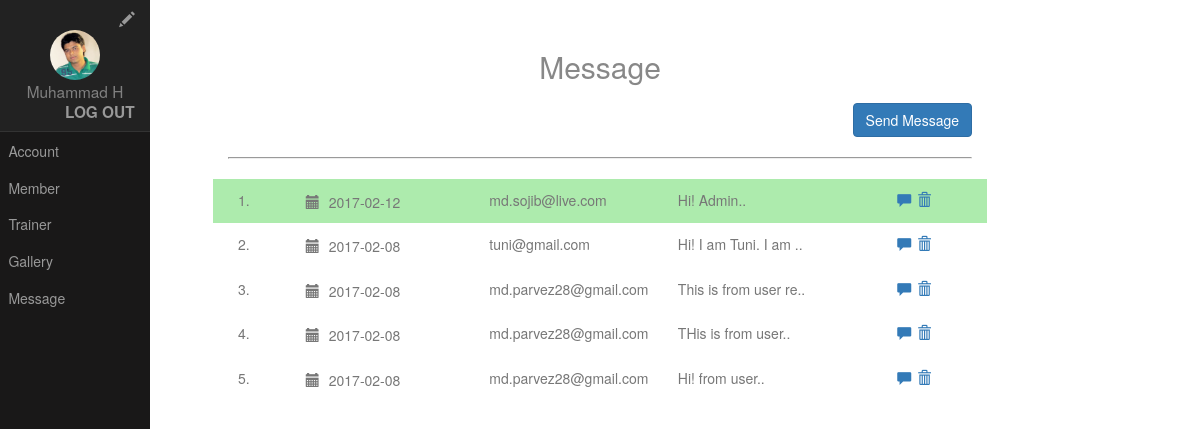
/admin/message.php (signed in), run on an earlier commit of the app's database.
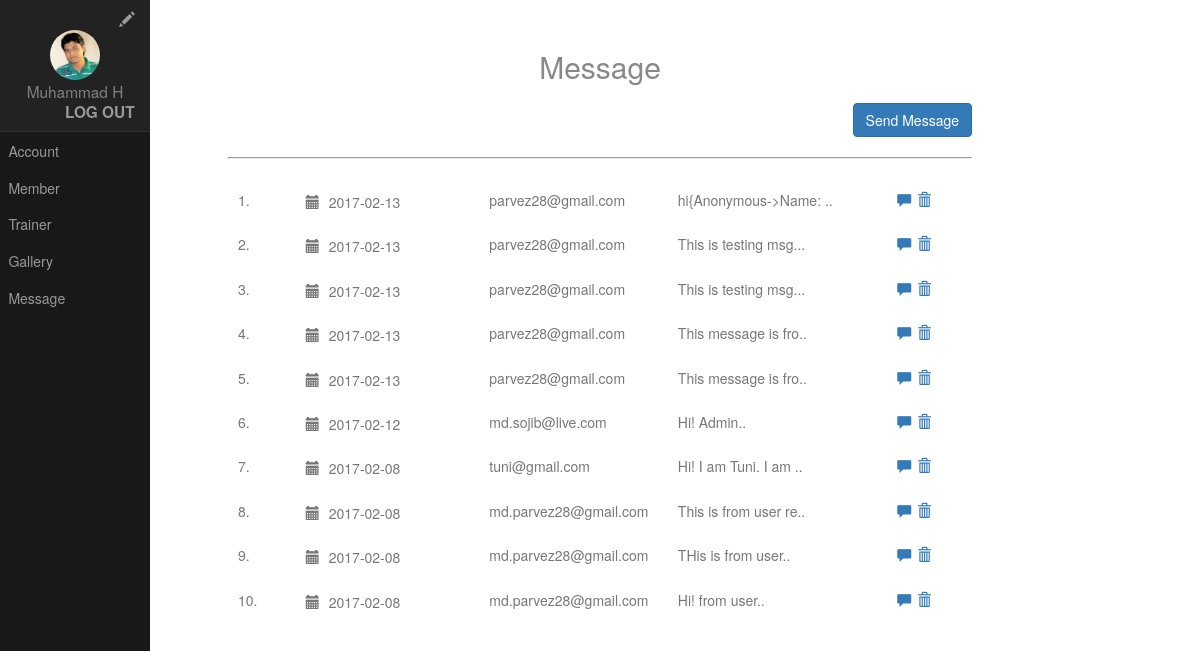
And on a later commit of the database.
### tables this page shows
CREATE TABLE `messages` (
  `id` int(11) NOT NULL,
  `date` date NOT NULL,
  `to_email` varchar(32) NOT NULL,
  `from` varchar(32) NOT NULL,
  `message` varchar(512) NOT NULL,
  `status` int(1) NOT NULL DEFAULT '0',
  `fk_id` int(32) NOT NULL DEFAULT '0'
);

### admin/message.php (called while the page is built, shortened)
<?php
include 'index.php';
?>

### php/database_services.php (called while the page is built, shortened)
<?php
class DatabaseHelper{
	function retrieveData($table_name,$email){
		$sql = "SELECT * FROM `$table_name` WHERE email = '$email'";
		$result = $GLOBALS['connection']->query($sql);
		if ($result->num_rows==1) {
			$row = $result->fetch_assoc();
			return $row;
		}else{
			return 0;
		}
	}
	function runQuery($sql){
		$result = $GLOBALS['connection']->query($sql);
		return $result;
	}
}
?>

### admin/pages/message_page.php (the view, shortened to what this page needs)
<h2 class="content-subhead" style="text-align: center;">Message</h2>
	<div style="text-align: right;">
	<a href="send_message.php">
    <button type="submit" class="btn btn-primary" name="send_message">Send Message</button>
    </a>
    </div>
<hr style="border-style: inset;border-width: 1px;">
<div>
	<?php
		if (!empty($email)) {
			$i  = 1;
			$query = new DatabaseHelper();
			$sql = "SELECT * FROM `messages` WHERE to_email = '$email' ORDER BY id DESC";
			$result=$query->runQuery($sql);
			while($row=$result->fetch_array()){
	?>
		<div class="row" style="padding: 10px;background-color: <?php if($row['status']==0){echo "#adebad";}?>">
			<div class="col-sm-1">
				<?php echo $i.".";?>
			</div>
			<div class="col-sm-3">
				<span class="glyphicon glyphicon-calendar" style="padding: 5px"></span>
				<?php echo $row['date'];?>
			</div>
			<div class="col-sm-3">
				<?php echo substr($row['from'], 0,22);?>
			</div>
			<div class="col-sm-3">
				<?php echo substr($row['message'], 0,20).'..';?>
			</div>
			<div class="col-sm-2" style="text-align: center;">
				<a href="read_message.php?msg=<?php echo $row['id'];?>" style="padding-right: 2px">
					<span class="glyphicon glyphicon-comment"></span>
				</a>
				<a href="?del=<?php echo $row['id'];?>">
					<span class="glyphicon glyphicon-trash"></span>
				</a>
			</div>
		</div>
	<?php
				$i++;
			}
	}else{
	}
	?>
</div>

What changed in the data, as far as the page shows it:
added messages: date "2017-02-13", from "parvez28@gmail.com", message "hi{Anonymous->Name:"
added messages: date "2017-02-13", from "parvez28@gmail.com", message "This is testing msg."
added messages: date "2017-02-13", from "parvez28@gmail.com", message "This is testing msg."
added messages: date "2017-02-13", from "parvez28@gmail.com", message "This message is fro"
added messages: date "2017-02-13", from "parvez28@gmail.com", message "This message is fro"
changed messages "md.sojib@live.com": status 0 → 1 (drawn)
